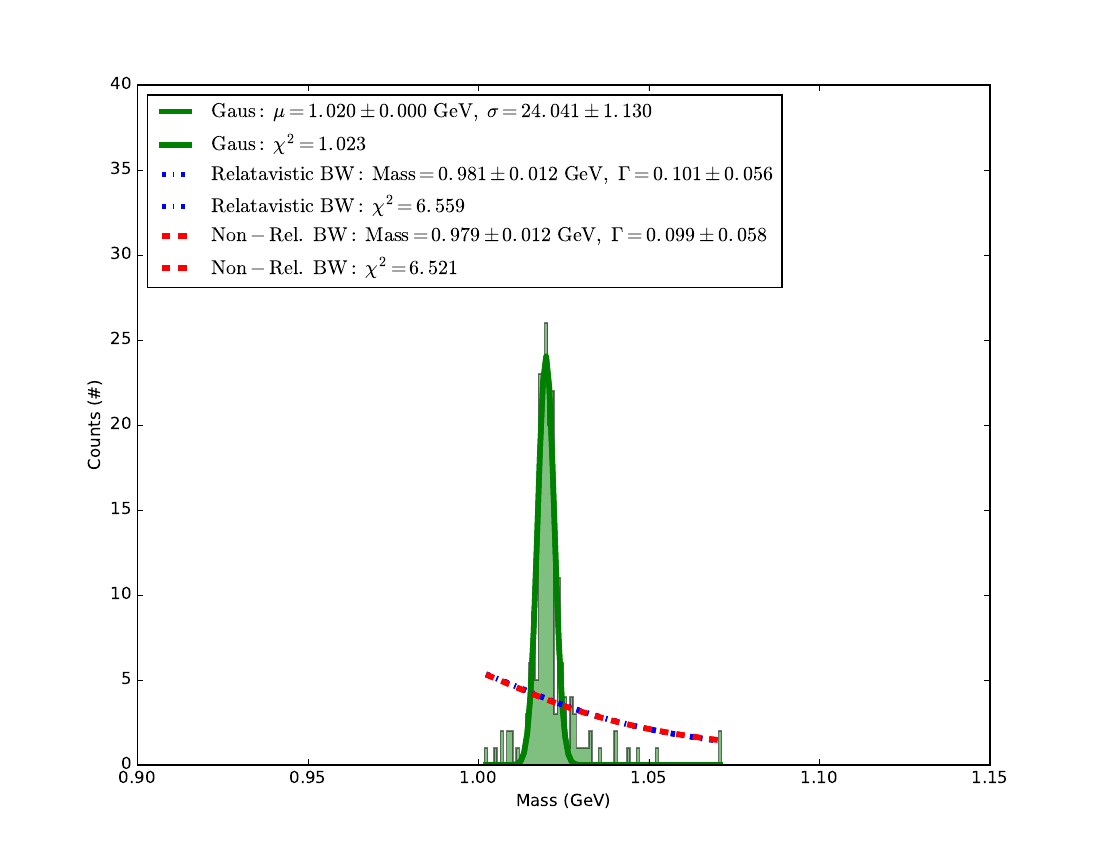

Python code for this plot:
import numpy as np
import matplotlib.pyplot as plt
from ROOT import TLorentzVector
from scipy.optimize import curve_fit
import pandas as pd

data = pd.DataFrame.from_csv('truth.csv') #Read data from csv file
data = data.apply(pd.to_numeric, errors='coerce') #Make the numbers the right type
#Drop the data I won't be using in this graph
data.drop(['i1','i2','i3'],inplace=True,axis=1)
data.drop(['X','Y','Z','T'],inplace=True,axis=1)

data['Pt'] = np.sqrt(data.Px**2 + data.Py**2) #calculate Pt = Sqrt(Px^2 + Py^2)

'''
For some reason the phi values don't have the same value all the value
and it's not always that they are off by a minus sign.
'''
data['Phi_x'] = np.arccos(data.Px/data.Pt) #Calculate Phi from Px = Pt Cos(phi)
data['Phi_y'] = np.arcsin(data.Py/data.Pt) #Calculate Phi from Py = Pt Sin(phi)
data['Theta'] = np.arctan(data.Pt/data.Pz) #Calculate Theta from Pz = Pt/Tan(theta)

'''
Can't seem to figure out the correct smearing factors
'''
pt_smear = 2.3e-5 
phi_smear = 1e-4 
theta_smear = 1e-4 


#Calculate smearing from random normal distrobution
data['Pt_measure'] = np.random.normal(data.Pt, pt_smear*data.Pt, len(data))
data['Phi_x_measure'] = np.random.normal(data.Phi_x, phi_smear, len(data))
data['Phi_y_measure'] = np.sign(data.Py)*data.Phi_x_measure
data['Theta_measure'] = np.random.normal(data.Theta, theta_smear, len(data))

#Calcualte measured values from smeared data
data['Px_measure'] = data.Pt_measure * np.cos(data.Phi_x_measure)
data['Py_measure'] = data.Pt_measure * np.sin(data.Phi_y_measure)
data['Pz_measure'] = data.Pt/np.tan(data.Theta_measure)
data['E_measure'] = np.sqrt(data.Px_measure**2 + data.Py_measure**2 + data.Pz_measure**2)


fig = plt.figure(num=None, figsize=(11,8.5), dpi=200, facecolor='w', edgecolor='k')

num_bins = 75
#Declaration of BW and gauss functions
def BW(Energy,Mass,Gamma):
    g = ((Mass**2.0 + Gamma**2.0)*Mass**2.0)**(1.0/2.0)
    k = (2.0 * 2.0**(1.0/2.0) * Mass * Gamma * g)/(np.pi * (Mass**(2.0)+g)**(1.0/2.0))
    return (k/((Energy**2.0-Mass**2.0)**2.0 + (Gamma*Mass)**2.0))

def BW_NonR(Energy,Mass,Gamma):
    return (((Gamma/(2.0*np.pi)))/((Energy-Mass)**2.0 + (Gamma/2.0)**2.0))

def chi_2(ys,yknown):
    total = 0
    for i in xrange(len(yknown)):
        temp = (ys[i]-yknown[i])**2.0
        if yknown[i] == 0:
            total += temp
        else :
            total += temp/yknown[i]
    return total/len(yknown)

def gauss(x,a,x0,sigma):
    return a*np.exp(-(x-x0)**2/(2*sigma**2))

mom = 0
phi_mass = []
temp = TLorentzVector(0,0,0,0)
for index, row in data.iterrows():
    if row.ID == 333:
        if temp.M() != 0 and temp.M() < 1.2:
            phi_mass.append(temp.M())
        temp.SetPxPyPzE(0,0,0,0)
        mom = row['event']
    elif np.abs(row.ID) == 321 and row.mother == mom:
        temp = temp + TLorentzVector(row.Px_measure,row.Py_measure,row.Pz_measure,row.E)

mass_sum = np.array(phi_mass)

hist, bin_edges = np.histogram(mass_sum,bins=num_bins)
xdata = 0.5*(bin_edges[1:]+bin_edges[:-1])
ydata = hist

n, bins, patches = plt.hist(mass_sum, num_bins, histtype=u'stepfilled',facecolor='g' , alpha=0.5)

n = len(xdata)
mean = sum(xdata*ydata)/n 

x0 = np.array([mean,1])

popt, pcov = curve_fit(gauss, xdata, ydata,p0=[1,mean,1])
perr = np.sqrt(np.diag(pcov))
plt.plot(xdata,gauss(xdata,*popt),'g-', lw=4,
    label=r'$\mathrm{Gaus:\ \mu=%.3f \pm %.3f \ GeV,}\ \sigma=%.3f \pm %.3f$' %(popt[1], perr[1], popt[0], perr[0]))
plt.plot(xdata,gauss(xdata,*popt),'g-', lw=4,
    label=r'$\mathrm{Gaus: \ \chi^{2} = %.3f}$' %(chi_2(gauss(xdata,*popt),ydata)))

popt_1, pcov_1 = curve_fit(BW, xdata, ydata, p0=x0)
perr_1 = np.sqrt(np.diag(pcov_1))
plt.plot(xdata,BW(xdata,popt_1[0],popt_1[1]),'b-.', lw=4,
    label=r'$\mathrm{Relatavistic \ BW:\ Mass=%.3f \pm %.3f \ GeV,}\ \Gamma=%.3f \pm %.3f$' %(popt_1[0], perr_1[0], popt_1[1], perr_1[1]))
plt.plot(xdata,BW(xdata,popt_1[0],popt_1[1]),'b-.', lw=4,
    label=r'$\mathrm{Relatavistic \ BW: \ \chi^{2} = %.3f}$' %(chi_2(BW(xdata,popt_1[0],popt_1[1]),ydata)))

popt_2, pcov_2 = curve_fit(BW_NonR, xdata, ydata, p0=x0)
perr_2 = np.sqrt(np.diag(pcov_2))
plt.plot(xdata,BW_NonR(xdata,popt_2[0],popt_2[1]),'r--', lw=4,
    label=r'$\mathrm{Non-Rel. \ BW:\ Mass=%.3f \pm %.3f \ GeV,}\ \Gamma=%.3f \pm %.3f$' %(popt_2[0], perr_2[0], popt_2[1], perr_2[1]))
plt.plot(xdata,BW_NonR(xdata,popt_2[0],popt_2[1]),'r--', lw=4,
    label=r'$\mathrm{Non-Rel. \ BW: \ \chi^{2} = %.3f}$' %(chi_2(BW_NonR(xdata,popt_2[0],popt_2[1]),ydata)))


plt.xlim([0.9,1.15])
plt.ylim([0,40])
plt.xlabel(r'Mass (GeV)')
plt.ylabel(r'Counts (#)')
plt.legend(loc=2)
plt.savefig('smear.pdf')